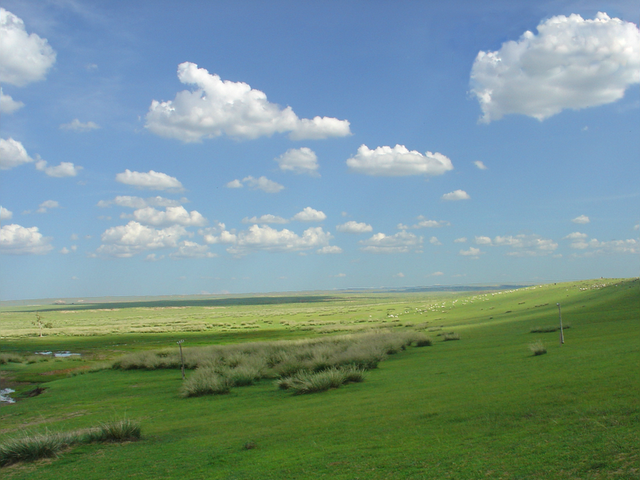
#> input picture 2nd Sem/DIP/img1.png, 640 x 480 px, found by its file name
$ python '2.image addition.py'
#> lines starting #> are read from the running program, lines starting #| are printed output that depends on the picture
import cv2 as cv
import numpy as np

img1 = cv.imread(r"C:\Users\91703\Documents\PG docs\Lab-assignments\2nd Sem\DIP\img1.png")
#> img1 is the input picture: shape (480, 640, 3); mean B, G, R 141.4, 146.5, 118.4
img2 = cv.imread(r"C:\Users\91703\Documents\PG docs\Lab-assignments\2nd Sem\DIP\img2.jpg")
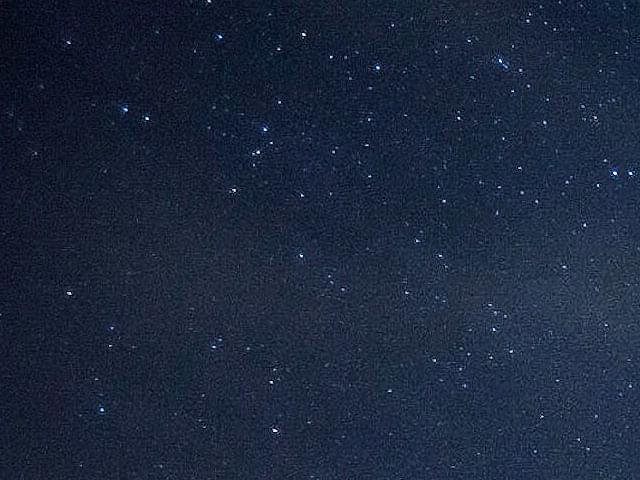
#> input picture 2nd Sem/DIP/img2.jpg, 640 x 480 px, found by its file name
#> img2 is the input picture: shape (480, 640, 3); mean B, G, R 60.6, 39.1, 27.7

res = cv.add(img1, img2)
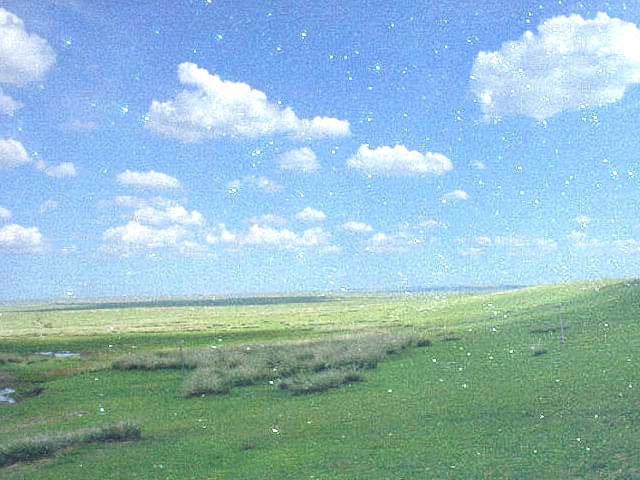
#> res: shape (480, 640, 3); mean B, G, R 198.1, 185.2, 145.9

cv.imshow('res', res)
cv.waitKey(0)
